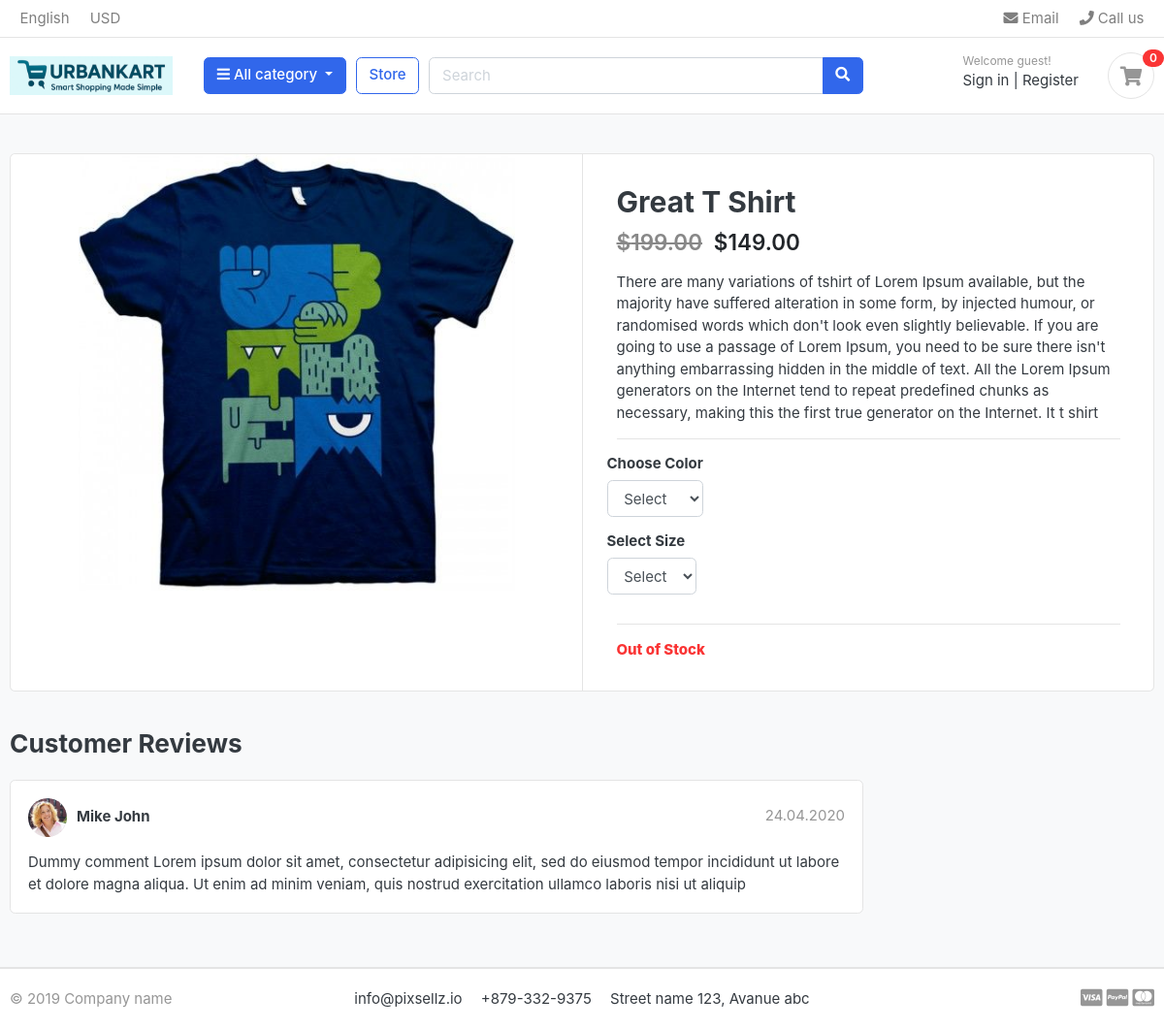
Screenshot of /store/category/t-shirt/great-t-shirt/ with the database file from the repository.
### store/models.py (models this page shows, shortened)
class Product(models.Model):
    product_name = models.CharField(max_length=200, unique=True)
    slug = models.SlugField(max_length=200, unique=True)
    description = models.TextField(max_length=500, blank=True)
    price = models.IntegerField()
    images = models.ImageField(upload_to='photos/products')
    stock = models.IntegerField()
    is_available = models.BooleanField(default=True)
    category = models.ForeignKey(Category, on_delete=models.CASCADE)
    created_date = models.DateTimeField(auto_now_add=True)
    modified_date = models.DateTimeField(auto_now=True)
    @property
    def old_price(self):
        rounded_price = round((self.price * 1.25) / 50) * 50
        return rounded_price - 1

### store/views.py (the view)
# urls.py: path('category/<slug:category_slug>/<slug:product_slug>/', views.product_detail, name='product_detail'),
def product_detail(request, category_slug, product_slug):
    try:
        single_product = Product.objects.get(category__slug=category_slug, slug=product_slug)
        in_cart = CartItem.objects.filter(cart__cart_id=_cart_id(request), product=single_product).exists()
    except Exception as e:
        raise e
    context = {
        'single_product': single_product,
        'in_cart': in_cart,
    }
    return render(request, 'store/product_detail.html', context)

### carts/context_processors.py (called while the page is built)
def counter(request):
    cart_count = 0
    if 'admin' in request.path:
        return {}
    else:
        try:
            cart = Cart.objects.filter(cart_id=_cart_id(request)).first()
            if cart:
                cart_items = CartItem.objects.filter(cart=cart)
                for cart_item in cart_items:
                    cart_count += cart_item.quantity
        except Cart.DoesNotExist:
            cart_count = 0
    return dict(cart_count=cart_count)

### carts/views.py (called while the page is built)
def _cart_id(request):
    cart_id = request.session.session_key
    if not cart_id:
        cart_id = request.session.create()
    return cart_id

### category/context_processors.py (called while the page is built)
def menu_links(request):
    links=Category.objects.all()
    return dict(links=links)

### category/models.py (called while the page is built)
    def get_category_url(self):
        return reverse('products_by_category', args=[self.slug])

### store/models.py (called while the page is built)
    def colors(self):
        return super(VariationManager, self).filter(variation_category='color', is_active=True)

    def sizes(self):
        return super(VariationManager, self).filter(variation_category='size', is_active=True)

### ecom/templates/store/product_detail.html (shortened to what this page needs)
{% extends 'ecom/base.html' %}
{% load static %}
{% block content %}
<section class="section-content padding-y bg">
<div class="container">
<div class="card">
	<div class="row no-gutters">
		<aside class="col-md-6">
<article class="gallery-wrap">
	<div class="img-big-wrap">
	   <a href="#"><img src="{{single_product.images.url}}"></a>
	</div>
</article>
		</aside>
		<main class="col-md-6 border-left">
		<form action='{% url 'carts:add_to_cart' single_product.id %}' method="post">
			<article class="content-body">
			<h2 class="title">{{ single_product.product_name }}</h2>
			<div class="mb-3">
				<del class="price h4" style="color: #888;">${{ single_product.old_price|floatformat:2 }}</del>
				<var class="price h4 ml-2">${{ single_product.price|floatformat:2 }}</var>
			</div>
			<p>{{ single_product.description }}</p>
			<hr>
				<div class="row">
					<div class="item-option-select">
						<h6>Choose Color</h6>
						<select name="color" class='form-control' required>
							<option value="" disabled selected>Select</option>
						</select>
					</div>
				</div>
				<div class="row">
					<div class="item-option-select">
						<h6>Select Size</h6>
						<select name="size" class='form-control' required>
							<option value="" disabled selected>Select</option>
						</select>
					</div>
				</div>
				<hr>
				{% if single_product.stock <= 0 %}
					<span class="text-danger" style="font-weight: 800;">
						Out of Stock
					</span>
				{% endif %}
			</article>
		</form>
		</main>
	</div>
</div>
<br>
<div class="row">
			<div class="col-md-9">
	<header class="section-heading">
		<h3>Customer Reviews </h3>
	</header>
	<article class="box mb-3">
		<div class="icontext w-100">
			<img src="{% static 'images/avatars/avatar1.jpg' %}" class="img-xs icon rounded-circle">
			<div class="text">
				<span class="date text-muted float-md-right">24.04.2020 </span>
				<h6 class="mb-1">Mike John </h6>
			</div>
		</div>
		<div class="mt-3">
			<p>
				Dummy comment Lorem ipsum dolor sit amet, consectetur adipisicing elit, sed do eiusmod
				tempor incididunt ut labore et dolore magna aliqua. Ut enim ad minim veniam,
				quis nostrud exercitation ullamco laboris nisi ut aliquip
			</p>
		</div>
	</article>
	</div>
</div>
</div>
</section>
 {% endblock %}

### ecom/static/css/ui.css (style rules this page uses)
html { font-family: "Inter", sans-serif; font-size: 15px; }
.content-body { flex: 1 1 auto; padding: 2rem 2.3rem; }
.img-xs, .img-sm, .img-md, .img-lg { -o-object-fit: cover; object-fit: cover; flex-shrink: 0; flex-grow: 0; }
.img-xs { width: 40px; height: 40px; }
.padding-y { padding-top: 40px; padding-bottom: 40px; }
var { font-style: normal; }
article:after, .form-group:after { display: block; clear: both; content: ""; }
.bg { background-color: #f8f9fa; }
.section-heading { margin-bottom: 20px; margin-top: 15px; }
p:last-child { margin-bottom: 0; }
.icontext { display: inline-flex; align-items: center; vertical-align: middle; }
.icontext .text { width: 100%; line-height: 1.2; }
.icontext .icon { position: relative; margin-right: 10px; flex-shrink: 0; flex-grow: 0; }
.price { font-weight: 600; color: #212529; }
.box { padding: 18px; background: #fff; border-radius: 0.37rem; border: 1px solid #e4e4e4; }
.box img { max-width: 100%; }
.gallery-wrap .img-big-wrap { margin-bottom: 10px; border-radius: 0.37rem; overflow: hidden; background-color: #fff; }
.gallery-wrap .img-big-wrap a { text-align: center; display: block; }
.gallery-wrap .img-big-wrap img { height: 450px; width: auto; display: inline-block; }
.item-option-select { margin-bottom: 1rem; display: inline-block; margin-right: 15px; }

### rows the page displays
Product: images (picture), product_name "Great T Shirt", old_price "199.00", price "149.00", description "There are many variations of tshirt of Lorem Ipsum available, but the majority have suffered alteration in some form, by injected humour, or randomised words which don't look even slightly believable. If you are going to use a passage of Lorem Ipsum, you need to be sure there isn't anything embarrassing hidden in the middle of text. All the Lorem Ipsum generators on the Internet tend to repeat predefined chunks as necessary, making this the first true generator on the Internet. It t shirt"

### other values shown
{{ cart_count }} "0"
